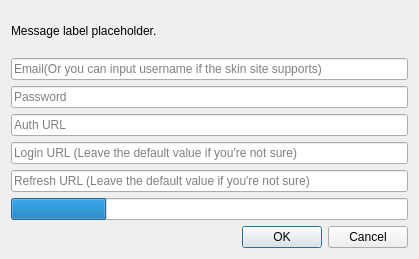
<?xml version="1.0" encoding="UTF-8"?>
<ui version="4.0">
 <class>YggdrasilLoginDialog</class>
 <widget class="QDialog" name="YggdrasilLoginDialog">
  <property name="geometry">
   <rect>
    <x>0</x>
    <y>0</y>
    <width>419</width>
    <height>259</height>
   </rect>
  </property>
  <property name="sizePolicy">
   <sizepolicy hsizetype="Fixed" vsizetype="Fixed">
    <horstretch>0</horstretch>
    <verstretch>0</verstretch>
   </sizepolicy>
  </property>
  <property name="windowTitle">
   <string>Add Account</string>
  </property>
  <layout class="QVBoxLayout" name="verticalLayout">
   <item>
    <widget class="QLabel" name="label">
     <property name="text">
      <string notr="true">Message label placeholder.</string>
     </property>
     <property name="textFormat">
      <enum>Qt::TextFormat::RichText</enum>
     </property>
     <property name="textInteractionFlags">
      <set>Qt::TextInteractionFlag::NoTextInteraction</set>
     </property>
    </widget>
   </item>
   <item>
    <widget class="QLineEdit" name="userTextBox">
     <property name="placeholderText">
      <string>Email(Or you can input username if the skin site supports)</string>
     </property>
    </widget>
   </item>
   <item>
    <widget class="QLineEdit" name="passTextBox">
     <property name="echoMode">
      <enum>QLineEdit::EchoMode::Password</enum>
     </property>
     <property name="placeholderText">
      <string>Password</string>
     </property>
    </widget>
   </item>
   <item>
    <widget class="QLineEdit" name="authUrlTextBox">
     <property name="placeholderText">
      <string>Auth URL</string>
     </property>
    </widget>
   </item>
   <item>
    <widget class="QLineEdit" name="loginUrlTextBox">
     <property name="placeholderText">
      <string>Login URL (Leave the default value if you're not sure)</string>
     </property>
    </widget>
   </item>
   <item>
    <widget class="QLineEdit" name="refreshUrlTextBox">
     <property name="placeholderText">
      <string>Refresh URL (Leave the default value if you're not sure)</string>
     </property>
    </widget>
   </item>
   <item>
    <widget class="QProgressBar" name="progressBar">
     <property name="value">
      <number>24</number>
     </property>
     <property name="textVisible">
      <bool>false</bool>
     </property>
    </widget>
   </item>
   <item>
    <widget class="QDialogButtonBox" name="buttonBox">
     <property name="orientation">
      <enum>Qt::Orientation::Horizontal</enum>
     </property>
     <property name="standardButtons">
      <set>QDialogButtonBox::StandardButton::Cancel|QDialogButtonBox::StandardButton::Ok</set>
     </property>
    </widget>
   </item>
  </layout>
 </widget>
 <resources/>
 <connections/>
</ui>
